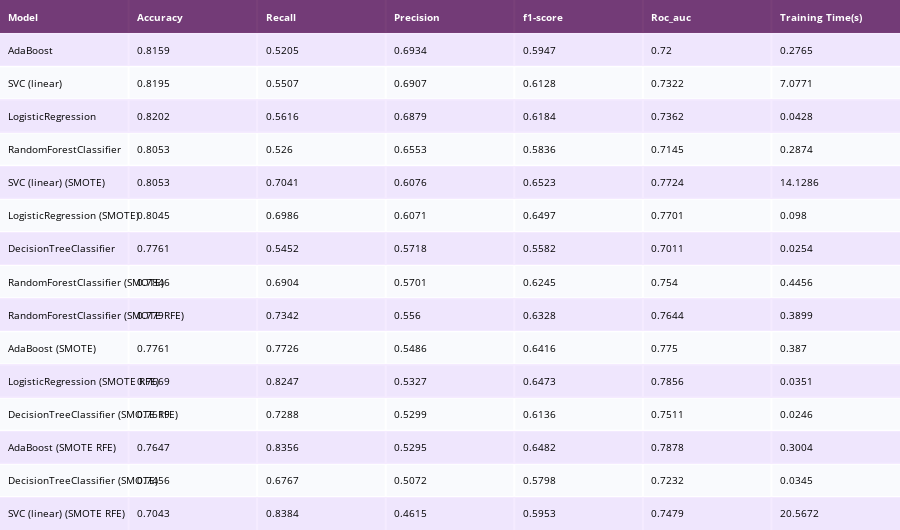

Write notebook code for a chart like this one.
### Code cell
sorted_df = performances_df.sort_values(by=['Precision'], ascending=False)
colorscale = [[0, '#4d004c'],[.5, '#f2e5ff'],[1, '#ffffff']]

table = ff.create_table(np.round(sorted_df, 4), colorscale=colorscale)
table.layout.font.size = 10

# for i in range(len(table.layout.annotations)):
#     if i == 0:
#         table.layout.annotations[i].font.size = 10
#     else:
#         table.layout.annotations[i].align = 'left'
plotly_py.iplot(table)

### Figure 1 — Plotly figure (JSON) as saved in the notebook; plotly's stock layout.template omitted (floating-point values rounded to 4 significant figures)
{"data": [{"colorscale": [[0, "#4d004c"], [0.5, "#f2e5ff"], [1, "#ffffff"]], "hoverinfo": "none", "opacity": 0.75, "showscale": false, "type": "heatmap", "z": [[0, 0, 0, 0, 0, 0, 0], [0.5, 0.5, 0.5, 0.5, 0.5, 0.5, 0.5], [1, 1, 1, 1, 1, 1, 1], [0.5, 0.5, 0.5, 0.5, 0.5, 0.5, 0.5], [1, 1, 1, 1, 1, 1, 1], [0.5, 0.5, 0.5, 0.5, 0.5, 0.5, 0.5], [1, 1, 1, 1, 1, 1, 1], [0.5, 0.5, 0.5, 0.5, 0.5, 0.5, 0.5], [1, 1, 1, 1, 1, 1, 1], [0.5, 0.5, 0.5, 0.5, 0.5, 0.5, 0.5], [1, 1, 1, 1, 1, 1, 1], [0.5, 0.5, 0.5, 0.5, 0.5, 0.5, 0.5], [1, 1, 1, 1, 1, 1, 1], [0.5, 0.5, 0.5, 0.5, 0.5, 0.5, 0.5], [1, 1, 1, 1, 1, 1, 1], [0.5, 0.5, 0.5, 0.5, 0.5, 0.5, 0.5]]}], "layout": {"annotations": [{"align": "left", "font": {"color": "#ffffff"}, "showarrow": false, "text": "<b>Model</b>", "x": -0.45, "xanchor": "left", "xref": "x", "y": 0, "yref": "y"}, {"align": "left", "font": {"color": "#ffffff"}, "showarrow": false, "text": "<b>Accuracy</b>", "x": 0.55, "xanchor": "left", "xref": "x", "y": 0, "yref": "y"}, {"align": "left", "font": {"color": "#ffffff"}, "showarrow": false, "text": "<b>Recall</b>", "x": 1.55, "xanchor": "left", "xref": "x", "y": 0, "yref": "y"}, {"align": "left", "font": {"color": "#ffffff"}, "showarrow": false, "text": "<b>Precision</b>", "x": 2.55, "xanchor": "left", "xref": "x", "y": 0, "yref": "y"}, {"align": "left", "font": {"color": "#ffffff"}, "showarrow": false, "text": "<b>f1-score</b>", "x": 3.55, "xanchor": "left", "xref": "x", "y": 0, "yref": "y"}, {"align": "left", "font": {"color": "#ffffff"}, "showarrow": false, "text": "<b>Roc_auc</b>", "x": 4.55, "xanchor": "left", "xref": "x", "y": 0, "yref": "y"}, {"align": "left", "font": {"color": "#ffffff"}, "showarrow": false, "text": "<b>Training Time(s)</b>", "x": 5.55, "xanchor": "left", "xref": "x", "y": 0, "yref": "y"}, {"align": "left", "font": {"color": "#000000"}, "showarrow": false, "text": "AdaBoost", "x": -0.45, "xanchor": "left", "xref": "x", "y": 1, "yref": "y"}, {"align": "left", "font": {"color": "#000000"}, "showarrow": false, "text": "0.8159", "x": 0.55, "xanchor": "left", "xref": "x", "y": 1, "yref": "y"}, {"align": "left", "font": {"color": "#000000"}, "showarrow": false, "text": "0.5205", "x": 1.55, "xanchor": "left", "xref": "x", "y": 1, "yref": "y"}, {"align": "left", "font": {"color": "#000000"}, "showarrow": false, "text": "0.6934", "x": 2.55, "xanchor": "left", "xref": "x", "y": 1, "yref": "y"}, {"align": "left", "font": {"color": "#000000"}, "showarrow": false, "text": "0.5947", "x": 3.55, "xanchor": "left", "xref": "x", "y": 1, "yref": "y"}, {"align": "left", "font": {"color": "#000000"}, "showarrow": false, "text": "0.72", "x": 4.55, "xanchor": "left", "xref": "x", "y": 1, "yref": "y"}, {"align": "left", "font": {"color": "#000000"}, "showarrow": false, "text": "0.2765", "x": 5.55, "xanchor": "left", "xref": "x", "y": 1, "yref": "y"}, {"align": "left", "font": {"color": "#000000"}, "showarrow": false, "text": "SVC (linear)", "x": -0.45, "xanchor": "left", "xref": "x", "y": 2, "yref": "y"}, {"align": "left", "font": {"color": "#000000"}, "showarrow": false, "text": "0.8195", "x": 0.55, "xanchor": "left", "xref": "x", "y": 2, "yref": "y"}, {"align": "left", "font": {"color": "#000000"}, "showarrow": false, "text": "0.5507", "x": 1.55, "xanchor": "left", "xref": "x", "y": 2, "yref": "y"}, {"align": "left", "font": {"color": "#000000"}, "showarrow": false, "text": "0.6907", "x": 2.55, "xanchor": "left", "xref": "x", "y": 2, "yref": "y"}, {"align": "left", "font": {"color": "#000000"}, "showarrow": false, "text": "0.6128", "x": 3.55, "xanchor": "left", "xref": "x", "y": 2, "yref": "y"}, {"align": "left", "font": {"color": "#000000"}, "showarrow": false, "text": "0.7322", "x": 4.55, "xanchor": "left", "xref": "x", "y": 2, "yref": "y"}, {"align": "left", "font": {"color": "#000000"}, "showarrow": false, "text": "7.0771", "x": 5.55, "xanchor": "left", "xref": "x", "y": 2, "yref": "y"}, {"align": "left", "font": {"color": "#000000"}, "showarrow": false, "text": "LogisticRegression", "x": -0.45, "xanchor": "left", "xref": "x", "y": 3, "yref": "y"}, {"align": "left", "font": {"color": "#000000"}, "showarrow": false, "text": "0.8202", "x": 0.55, "xanchor": "left", "xref": "x", "y": 3, "yref": "y"}, {"align": "left", "font": {"color": "#000000"}, "showarrow": false, "text": "0.5616", "x": 1.55, "xanchor": "left", "xref": "x", "y": 3, "yref": "y"}, {"align": "left", "font": {"color": "#000000"}, "showarrow": false, "text": "0.6879", "x": 2.55, "xanchor": "left", "xref": "x", "y": 3, "yref": "y"}, {"align": "left", "font": {"color": "#000000"}, "showarrow": false, "text": "0.6184", "x": 3.55, "xanchor": "left", "xref": "x", "y": 3, "yref": "y"}, {"align": "left", "font": {"color": "#000000"}, "showarrow": false, "text": "0.7362", "x": 4.55, "xanchor": "left", "xref": "x", "y": 3, "yref": "y"}, {"align": "left", "font": {"color": "#000000"}, "showarrow": false, "text": "0.0428", "x": 5.55, "xanchor": "left", "xref": "x", "y": 3, "yref": "y"}, {"align": "left", "font": {"color": "#000000"}, "showarrow": false, "text": "RandomForestClassifier", "x": -0.45, "xanchor": "left", "xref": "x", "y": 4, "yref": "y"}, {"align": "left", "font": {"color": "#000000"}, "showarrow": false, "text": "0.8053", "x": 0.55, "xanchor": "left", "xref": "x", "y": 4, "yref": "y"}, {"align": "left", "font": {"color": "#000000"}, "showarrow": false, "text": "0.526", "x": 1.55, "xanchor": "left", "xref": "x", "y": 4, "yref": "y"}, {"align": "left", "font": {"color": "#000000"}, "showarrow": false, "text": "0.6553", "x": 2.55, "xanchor": "left", "xref": "x", "y": 4, "yref": "y"}, {"align": "left", "font": {"color": "#000000"}, "showarrow": false, "text": "0.5836", "x": 3.55, "xanchor": "left", "xref": "x", "y": 4, "yref": "y"}, {"align": "left", "font": {"color": "#000000"}, "showarrow": false, "text": "0.7145", "x": 4.55, "xanchor": "left", "xref": "x", "y": 4, "yref": "y"}, {"align": "left", "font": {"color": "#000000"}, "showarrow": false, "text": "0.2874", "x": 5.55, "xanchor": "left", "xref": "x", "y": 4, "yref": "y"}, {"align": "left", "font": {"color": "#000000"}, "showarrow": false, "text": "SVC (linear) (SMOTE)", "x": -0.45, "xanchor": "left", "xref": "x", "y": 5, "yref": "y"}, {"align": "left", "font": {"color": "#000000"}, "showarrow": false, "text": "0.8053", "x": 0.55, "xanchor": "left", "xref": "x", "y": 5, "yref": "y"}, {"align": "left", "font": {"color": "#000000"}, "showarrow": false, "text": "0.7041", "x": 1.55, "xanchor": "left", "xref": "x", "y": 5, "yref": "y"}, {"align": "left", "font": {"color": "#000000"}, "showarrow": false, "text": "0.6076", "x": 2.55, "xanchor": "left", "xref": "x", "y": 5, "yref": "y"}, {"align": "left", "font": {"color": "#000000"}, "showarrow": false, "text": "0.6523", "x": 3.55, "xanchor": "left", "xref": "x", "y": 5, "yref": "y"}, {"align": "left", "font": {"color": "#000000"}, "showarrow": false, "text": "0.7724", "x": 4.55, "xanchor": "left", "xref": "x", "y": 5, "yref": "y"}, {"align": "left", "font": {"color": "#000000"}, "showarrow": false, "text": "14.1286", "x": 5.55, "xanchor": "left", "xref": "x", "y": 5, "yref": "y"}, {"align": "left", "font": {"color": "#000000"}, "showarrow": false, "text": "LogisticRegression (SMOTE)", "x": -0.45, "xanchor": "left", "xref": "x", "y": 6, "yref": "y"}, {"align": "left", "font": {"color": "#000000"}, "showarrow": false, "text": "0.8045", "x": 0.55, "xanchor": "left", "xref": "x", "y": 6, "yref": "y"}, {"align": "left", "font": {"color": "#000000"}, "showarrow": false, "text": "0.6986", "x": 1.55, "xanchor": "left", "xref": "x", "y": 6, "yref": "y"}, {"align": "left", "font": {"color": "#000000"}, "showarrow": false, "text": "0.6071", "x": 2.55, "xanchor": "left", "xref": "x", "y": 6, "yref": "y"}, {"align": "left", "font": {"color": "#000000"}, "showarrow": false, "text": "0.6497", "x": 3.55, "xanchor": "left", "xref": "x", "y": 6, "yref": "y"}, {"align": "left", "font": {"color": "#000000"}, "showarrow": false, "text": "0.7701", "x": 4.55, "xanchor": "left", "xref": "x", "y": 6, "yref": "y"}, {"align": "left", "font": {"color": "#000000"}, "showarrow": false, "text": "0.098", "x": 5.55, "xanchor": "left", "xref": "x", "y": 6, "yref": "y"}, {"align": "left", "font": {"color": "#000000"}, "showarrow": false, "text": "DecisionTreeClassifier", "x": -0.45, "xanchor": "left", "xref": "x", "y": 7, "yref": "y"}, {"align": "left", "font": {"color": "#000000"}, "showarrow": false, "text": "0.7761", "x": 0.55, "xanchor": "left", "xref": "x", "y": 7, "yref": "y"}, {"align": "left", "font": {"color": "#000000"}, "showarrow": false, "text": "0.5452", "x": 1.55, "xanchor": "left", "xref": "x", "y": 7, "yref": "y"}, {"align": "left", "font": {"color": "#000000"}, "showarrow": false, "text": "0.5718", "x": 2.55, "xanchor": "left", "xref": "x", "y": 7, "yref": "y"}, {"align": "left", "font": {"color": "#000000"}, "showarrow": false, "text": "0.5582", "x": 3.55, "xanchor": "left", "xref": "x", "y": 7, "yref": "y"}, {"align": "left", "font": {"color": "#000000"}, "showarrow": false, "text": "0.7011", "x": 4.55, "xanchor": "left", "xref": "x", "y": 7, "yref": "y"}, {"align": "left", "font": {"color": "#000000"}, "showarrow": false, "text": "0.0254", "x": 5.55, "xanchor": "left", "xref": "x", "y": 7, "yref": "y"}, {"align": "left", "font": {"color": "#000000"}, "showarrow": false, "text": "RandomForestClassifier (SMOTE)", "x": -0.45, "xanchor": "left", "xref": "x", "y": 8, "yref": "y"}, {"align": "left", "font": {"color": "#000000"}, "showarrow": false, "text": "0.7846", "x": 0.55, "xanchor": "left", "xref": "x", "y": 8, "yref": "y"}, {"align": "left", "font": {"color": "#000000"}, "showarrow": false, "text": "0.6904", "x": 1.55, "xanchor": "left", "xref": "x", "y": 8, "yref": "y"}, {"align": "left", "font": {"color": "#000000"}, "showarrow": false, "text": "0.5701", "x": 2.55, "xanchor": "left", "xref": "x", "y": 8, "yref": "y"}, {"align": "left", "font": {"color": "#000000"}, "showarrow": false, "text": "0.6245", "x": 3.55, "xanchor": "left", "xref": "x", "y": 8, "yref": "y"}, {"align": "left", "font": {"color": "#000000"}, "showarrow": false, "text": "0.754", "x": 4.55, "xanchor": "left", "xref": "x", "y": 8, "yref": "y"}, {"align": "left", "font": {"color": "#000000"}, "showarrow": false, "text": "0.4456", "x": 5.55, "xanchor": "left", "xref": "x", "y": 8, "yref": "y"}, {"align": "left", "font": {"color": "#000000"}, "showarrow": false, "text": "RandomForestClassifier (SMOTE RFE)", "x": -0.45, "xanchor": "left", "xref": "x", "y": 9, "yref": "y"}, {"align": "left", "font": {"color": "#000000"}, "showarrow": false, "text": "0.779", "x": 0.55, "xanchor": "left", "xref": "x", "y": 9, "yref": "y"}, {"align": "left", "font": {"color": "#000000"}, "showarrow": false, "text": "0.7342", "x": 1.55, "xanchor": "left", "xref": "x", "y": 9, "yref": "y"}, {"align": "left", "font": {"color": "#000000"}, "showarrow": false, "text": "0.556", "x": 2.55, "xanchor": "left", "xref": "x", "y": 9, "yref": "y"}, {"align": "left", "font": {"color": "#000000"}, "showarrow": false, "text": "0.6328", "x": 3.55, "xanchor": "left", "xref": "x", "y": 9, "yref": "y"}, {"align": "left", "font": {"color": "#000000"}, "showarrow": false, "text": "0.7644", "x": 4.55, "xanchor": "left", "xref": "x", "y": 9, "yref": "y"}, {"align": "left", "font": {"color": "#000000"}, "showarrow": false, "text": "0.3899", "x": 5.55, "xanchor": "left", "xref": "x", "y": 9, "yref": "y"}, {"align": "left", "font": {"color": "#000000"}, "showarrow": false, "text": "AdaBoost (SMOTE)", "x": -0.45, "xanchor": "left", "xref": "x", "y": 10, "yref": "y"}, {"align": "left", "font": {"color": "#000000"}, "showarrow": false, "text": "0.7761", "x": 0.55, "xanchor": "left", "xref": "x", "y": 10, "yref": "y"}, {"align": "left", "font": {"color": "#000000"}, "showarrow": false, "text": "0.7726", "x": 1.55, "xanchor": "left", "xref": "x", "y": 10, "yref": "y"}, {"align": "left", "font": {"color": "#000000"}, "showarrow": false, "text": "0.5486", "x": 2.55, "xanchor": "left", "xref": "x", "y": 10, "yref": "y"}, {"align": "left", "font": {"color": "#000000"}, "showarrow": false, "text": "0.6416", "x": 3.55, "xanchor": "left", "xref": "x", "y": 10, "yref": "y"}, {"align": "left", "font": {"color": "#000000"}, "showarrow": false, "text": "0.775", "x": 4.55, "xanchor": "left", "xref": "x", "y": 10, "yref": "y"}, {"align": "left", "font": {"color": "#000000"}, "showarrow": false, "text": "0.387", "x": 5.55, "xanchor": "left", "xref": "x", "y": 10, "yref": "y"}, {"align": "left", "font": {"color": "#000000"}, "showarrow": false, "text": "LogisticRegression (SMOTE RFE)", "x": -0.45, "xanchor": "left", "xref": "x", "y": 11, "yref": "y"}, {"align": "left", "font": {"color": "#000000"}, "showarrow": false, "text": "0.7669", "x": 0.55, "xanchor": "left", "xref": "x", "y": 11, "yref": "y"}, {"align": "left", "font": {"color": "#000000"}, "showarrow": false, "text": "0.8247", "x": 1.55, "xanchor": "left", "xref": "x", "y": 11, "yref": "y"}, {"align": "left", "font": {"color": "#000000"}, "showarrow": false, "text": "0.5327", "x": 2.55, "xanchor": "left", "xref": "x", "y": 11, "yref": "y"}, {"align": "left", "font": {"color": "#000000"}, "showarrow": false, "text": "0.6473", "x": 3.55, "xanchor": "left", "xref": "x", "y": 11, "yref": "y"}, {"align": "left", "font": {"color": "#000000"}, "showarrow": false, "text": "0.7856", "x": 4.55, "xanchor": "left", "xref": "x", "y": 11, "yref": "y"}, {"align": "left", "font": {"color": "#000000"}, "showarrow": false, "text": "0.0351", "x": 5.55, "xanchor": "left", "xref": "x", "y": 11, "yref": "y"}, {"align": "left", "font": {"color": "#000000"}, "showarrow": false, "text": "DecisionTreeClassifier (SMOTE RFE)", "x": -0.45, "xanchor": "left", "xref": "x", "y": 12, "yref": "y"}, {"align": "left", "font": {"color": "#000000"}, "showarrow": false, "text": "0.7619", "x": 0.55, "xanchor": "left", "xref": "x", "y": 12, "yref": "y"}, {"align": "left", "font": {"color": "#000000"}, "showarrow": false, "text": "0.7288", "x": 1.55, "xanchor": "left", "xref": "x", "y": 12, "yref": "y"}, {"align": "left", "font": {"color": "#000000"}, "showarrow": false, "text": "0.5299", "x": 2.55, "xanchor": "left", "xref": "x", "y": 12, "yref": "y"}, {"align": "left", "font": {"color": "#000000"}, "showarrow": false, "text": "0.6136", "x": 3.55, "xanchor": "left", "xref": "x", "y": 12, "yref": "y"}, {"align": "left", "font": {"color": "#000000"}, "showarrow": false, "text": "0.7511", "x": 4.55, "xanchor": "left", "xref": "x", "y": 12, "yref": "y"}, {"align": "left", "font": {"color": "#000000"}, "showarrow": false, "text": "0.0246", "x": 5.55, "xanchor": "left", "xref": "x", "y": 12, "yref": "y"}, {"align": "left", "font": {"color": "#000000"}, "showarrow": false, "text": "AdaBoost (SMOTE RFE)", "x": -0.45, "xanchor": "left", "xref": "x", "y": 13, "yref": "y"}, {"align": "left", "font": {"color": "#000000"}, "showarrow": false, "text": "0.7647", "x": 0.55, "xanchor": "left", "xref": "x", "y": 13, "yref": "y"}, {"align": "left", "font": {"color": "#000000"}, "showarrow": false, "text": "0.8356", "x": 1.55, "xanchor": "left", "xref": "x", "y": 13, "yref": "y"}, {"align": "left", "font": {"color": "#000000"}, "showarrow": false, "text": "0.5295", "x": 2.55, "xanchor": "left", "xref": "x", "y": 13, "yref": "y"}, {"align": "left", "font": {"color": "#000000"}, "showarrow": false, "text": "0.6482", "x": 3.55, "xanchor": "left", "xref": "x", "y": 13, "yref": "y"}, {"align": "left", "font": {"color": "#000000"}, "showarrow": false, "text": "0.7878", "x": 4.55, "xanchor": "left", "xref": "x", "y": 13, "yref": "y"}, {"align": "left", "font": {"color": "#000000"}, "showarrow": false, "text": "0.3004", "x": 5.55, "xanchor": "left", "xref": "x", "y": 13, "yref": "y"}, {"align": "left", "font": {"color": "#000000"}, "showarrow": false, "text": "DecisionTreeClassifier (SMOTE)", "x": -0.45, "xanchor": "left", "xref": "x", "y": 14, "yref": "y"}, {"align": "left", "font": {"color": "#000000"}, "showarrow": false, "text": "0.7456", "x": 0.55, "xanchor": "left", "xref": "x", "y": 14, "yref": "y"}, {"align": "left", "font": {"color": "#000000"}, "showarrow": false, "text": "0.6767", "x": 1.55, "xanchor": "left", "xref": "x", "y": 14, "yref": "y"}, {"align": "left", "font": {"color": "#000000"}, "showarrow": false, "text": "0.5072", "x": 2.55, "xanchor": "left", "xref": "x", "y": 14, "yref": "y"}, {"align": "left", "font": {"color": "#000000"}, "showarrow": false, "text": "0.5798", "x": 3.55, "xanchor": "left", "xref": "x", "y": 14, "yref": "y"}, {"align": "left", "font": {"color": "#000000"}, "showarrow": false, "text": "0.7232", "x": 4.55, "xanchor": "left", "xref": "x", "y": 14, "yref": "y"}, {"align": "left", "font": {"color": "#000000"}, "showarrow": false, "text": "0.0345", "x": 5.55, "xanchor": "left", "xref": "x", "y": 14, "yref": "y"}, {"align": "left", "font": {"color": "#000000"}, "showarrow": false, "text": "SVC (linear) (SMOTE RFE)", "x": -0.45, "xanchor": "left", "xref": "x", "y": 15, "yref": "y"}, {"align": "left", "font": {"color": "#000000"}, "showarrow": false, "text": "0.7043", "x": 0.55, "xanchor": "left", "xref": "x", "y": 15, "yref": "y"}, {"align": "left", "font": {"color": "#000000"}, "showarrow": false, "text": "0.8384", "x": 1.55, "xanchor": "left", "xref": "x", "y": 15, "yref": "y"}, {"align": "left", "font": {"color": "#000000"}, "showarrow": false, "text": "0.4615", "x": 2.55, "xanchor": "left", "xref": "x", "y": 15, "yref": "y"}, {"align": "left", "font": {"color": "#000000"}, "showarrow": false, "text": "0.5953", "x": 3.55, "xanchor": "left", "xref": "x", "y": 15, "yref": "y"}, {"align": "left", "font": {"color": "#000000"}, "showarrow": false, "text": "0.7479", "x": 4.55, "xanchor": "left", "xref": "x", "y": 15, "yref": "y"}, {"align": "left", "font": {"color": "#000000"}, "showarrow": false, "text": "20.5672", "x": 5.55, "xanchor": "left", "xref": "x", "y": 15, "yref": "y"}], "font": {"size": 10}, "height": 530, "margin": {"b": 0, "l": 0, "r": 0, "t": 0}, "xaxis": {"dtick": 1, "gridwidth": 2, "showticklabels": false, "tick0": -0.5, "ticks": "", "zeroline": false}, "yaxis": {"autorange": "reversed", "dtick": 1, "gridwidth": 2, "showticklabels": false, "tick0": 0.5, "ticks": "", "zeroline": false}}}
